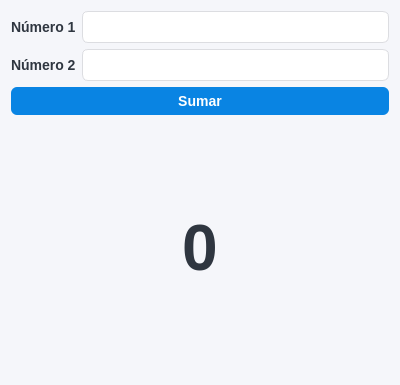
<?xml version="1.0" encoding="UTF-8"?>
<ui version="4.0">
 <class>Dialog</class>
 <widget class="QDialog" name="Dialog">
  <property name="geometry">
   <rect>
    <x>0</x>
    <y>0</y>
    <width>400</width>
    <height>385</height>
   </rect>
  </property>
  <property name="windowTitle">
   <string>Dialog</string>
  </property>
  <property name="styleSheet">
   <string notr="true">QDialog {
    background-color: #f5f6fa;
}

QLabel {
    color: #2f3640;
    font-size: 14px;
    font-weight: 500;
}

QLabel#label_resultado {
    color: #2f3640;
    font-size: 48pt;
    font-weight: 500;
}

QLineEdit {
    background-color: #ffffff;
    border: 1px solid #dcdde1;
    border-radius: 6px;
    padding: 6px;
    font-size: 14px;
    selection-background-color: #74b9ff;
}

QLineEdit:focus {
    border: 1px solid #0984e3;
}

QPushButton {
    background-color: #0984e3;
    color: white;
    border-radius: 6px;
    padding: 6px 12px;
    font-size: 14px;
    font-weight: 500;
}

QPushButton:hover {
    background-color: #74b9ff;
}

QPushButton:pressed {
    background-color: #0652DD;
}</string>
  </property>
  <layout class="QHBoxLayout" name="horizontalLayout">
   <item>
    <layout class="QVBoxLayout" name="verticalLayout">
     <item>
      <layout class="QGridLayout" name="gridLayout">
       <item row="1" column="1">
        <widget class="QLineEdit" name="edit_numero2"/>
       </item>
       <item row="0" column="1">
        <widget class="QLineEdit" name="edit_numero1"/>
       </item>
       <item row="1" column="0">
        <widget class="QLabel" name="label_2">
         <property name="text">
          <string>Número 2</string>
         </property>
        </widget>
       </item>
       <item row="0" column="0">
        <widget class="QLabel" name="label">
         <property name="text">
          <string>Número 1</string>
         </property>
        </widget>
       </item>
      </layout>
     </item>
     <item>
      <widget class="QPushButton" name="boton_sumar">
       <property name="text">
        <string>Sumar</string>
       </property>
      </widget>
     </item>
     <item>
      <widget class="QLabel" name="label_resultado">
       <property name="font">
        <font>
         <pointsize>48</pointsize>
         <weight>62</weight>
         <bold>true</bold>
        </font>
       </property>
       <property name="styleSheet">
        <string notr="true"/>
       </property>
       <property name="text">
        <string>0</string>
       </property>
       <property name="alignment">
        <set>Qt::AlignCenter</set>
       </property>
      </widget>
     </item>
    </layout>
   </item>
  </layout>
 </widget>
 <resources/>
 <connections/>
</ui>
